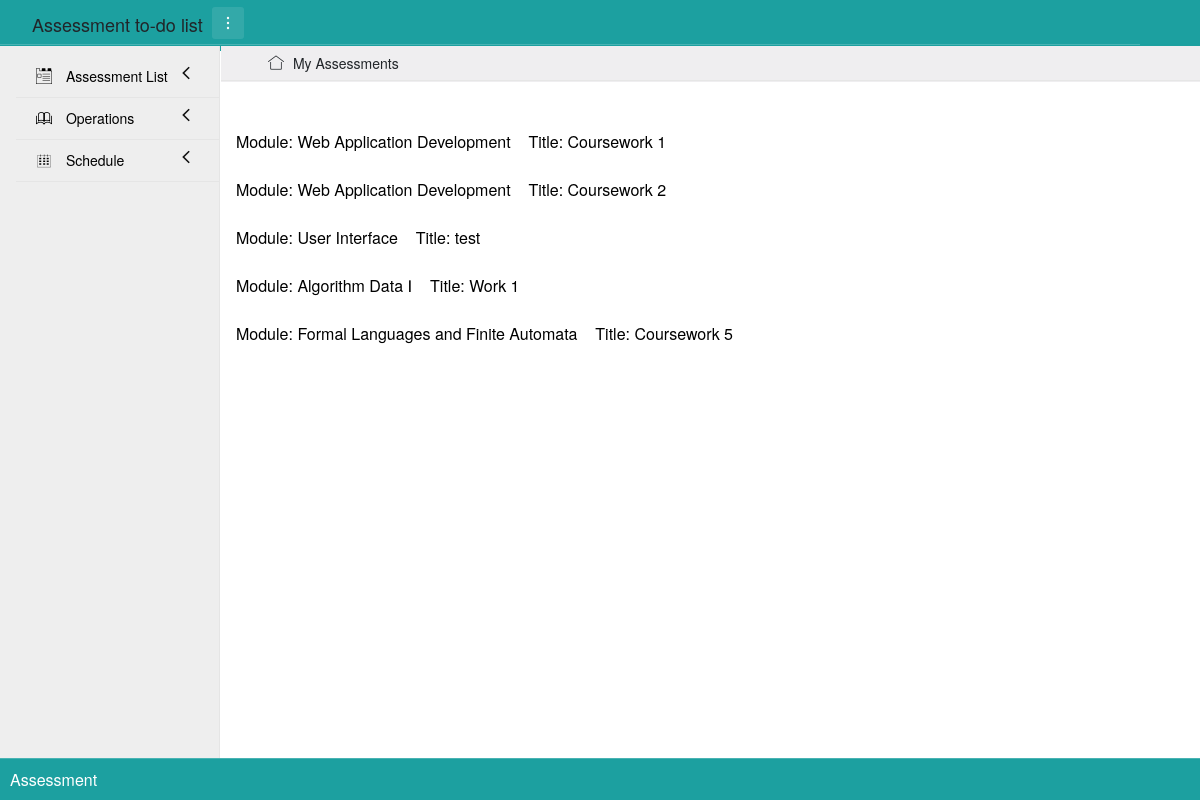
The page /turn?day=30 on the database as committed earlier.
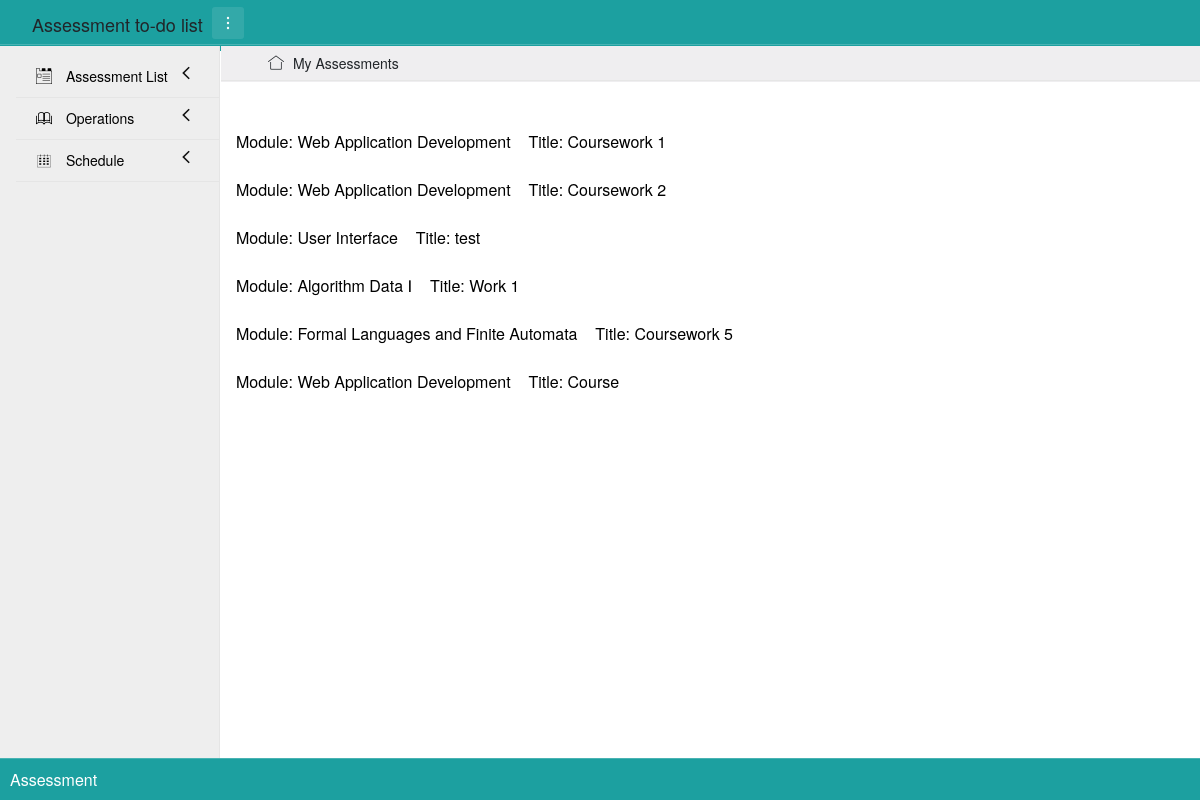
The same page on the database as committed later.
### app/models.py (models this page shows)
class Assessment(db.Model):
    __tablename__ = 'assessments'
    id = db.Column(db.Integer, primary_key=True)
    module = db.Column(db.String(100))
    title = db.Column(db.String(100))
    code = db.Column(db.String(10))
    release_day = db.Column(db.Date())      # the date that assessment begins
    deadline = db.Column(db.Date())
    description = db.Column(db.String(3000))
    status = db.Column(db.Boolean())    # there are two status, 1 is completed, 0 is uncompleted

### app/views.py (the view)
@app.route('/turn', methods=['GET'])
def turn():
    day = request.args.get('day')
    curr_time = datetime.now()
    day = datetime(curr_time.year, curr_time.month, int(day)).date()
    print(day)
    plan = Plan.query.filter_by(day=day).all()
    task = Assessment.query.all()
    print(plan)
    left_assessment = []
    num = []
    for i in plan:
        num.append(i.work)
    print(num)
    for k in task:
        if k.id not in num:
            left_assessment.append(k)
    print(left_assessment)
    return render_template('choose.html', PageTitle='Choose', assessments=left_assessment, day=day.day)

### app/templates/choose.html (shortened to what this page needs)
{% extends "base.html" %}
{% block content %}
<br>
<br>
<div class="layui-container">
    {% for k in assessments %}
    <div class="layui-row">
        <a href="{{ url_for('choose', day_p=day, id=k.id) }}">
            Module: {{k.module}}&nbsp;&nbsp;&nbsp; Title: {{k.title}}
        </a>
    </div>
    <br>
    {% endfor %}
</div>
{% endblock %}

### app/templates/base.html (shortened to what this page needs)
<!DOCTYPE html>
<html lang="en">
    <head>
        <link rel="stylesheet" href="../static/lib/css/xadmin.css">
        <link rel="stylesheet" href="../static/lib/css/font.css">
        <link rel="stylesheet" href="../static/lib/bootstrap/bootstrap.min.css">
        <link rel="stylesheet" href="../static/css/index.css">
    </head>
    <body>
        <div class="normalized-background">
            <nav class="container form-check-inline normalized-background">
                <div class="logo">
                    <a>Assessment to-do list</a>
                </div>
                <div class="left_open">
                    <i title="layout" class="layui-icon">&#xe671;</i>
                </div>
            </nav>
        </div>
        <div class="left-nav">
            <div id="side-nav">
                <ul id="nav">
                    <li>
                        <a class="set-a" href="javascript:;">
                            <i class="layui-icon">&#xe62a;</i>
                            <cite>Assessment List</cite>
                            <i class="iconfont nav_right">&#xe603;</i>
                        </a>
                    </li>
                    <li>
                        <a class="set-a" href="javascript:;">
                            <i class="layui-icon">&#xe705;</i>
                            <cite>Operations</cite>
                            <i class="iconfont nav_right">&#xe603;</i>
                        </a>
                    </li>
                    <li>
                        <a class="set-a" href="javascript:;">
                            <i class="layui-icon">&#xe637;</i>
                            <cite>Schedule</cite>
                            <i class="iconfont nav_right">&#xe603;</i>
                        </a>
                    </li>
                </ul>
            </div>
        </div>
        <div class="page-content over overflow-auto">
            <div class="layui-tab tab" lay-filter="xbs_tab over" lay-allowclose="false">
                <ul class="layui-tab-title">
                    <li class="home">
                        <i class="layui-icon">&#xe68e;</i>
                        My Assessments
                    </li>
                </ul>
                <div class="layui-tab-content over">
                    <div class="layui-tab-item layui-show  over">
                            {% block content %}{% endblock %}
                    </div>
                </div>
            </div>
        </div>
        <div class="footer normalized-background">
            <div class="copyright">Assessment</div>
        </div>
    </body>
</html>

### app/static/css/index.css (style rules this page uses)
ul#nav { padding-left: 1rem; }
.over { overflow-x: hidden; }
a { color: black; padding: 0; text-decoration: none; }
.iconfont { color: black; text-decoration: none; }
.normalized-background { background-color: #1CA0A0; }
.container { width: 100%; }

Rows that differ between the two databases and show on the page:
added Assessment: module "Web Application Development", title "Course"
